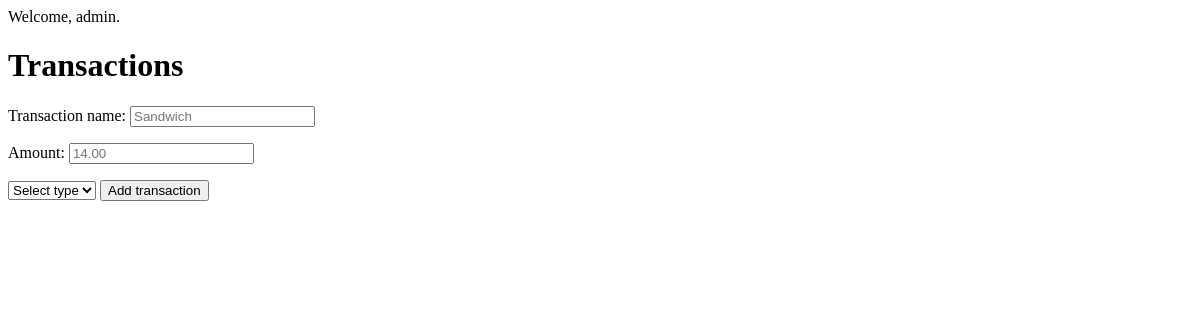
Page /dobox/dashboard/ (signed in) on the earlier database version.
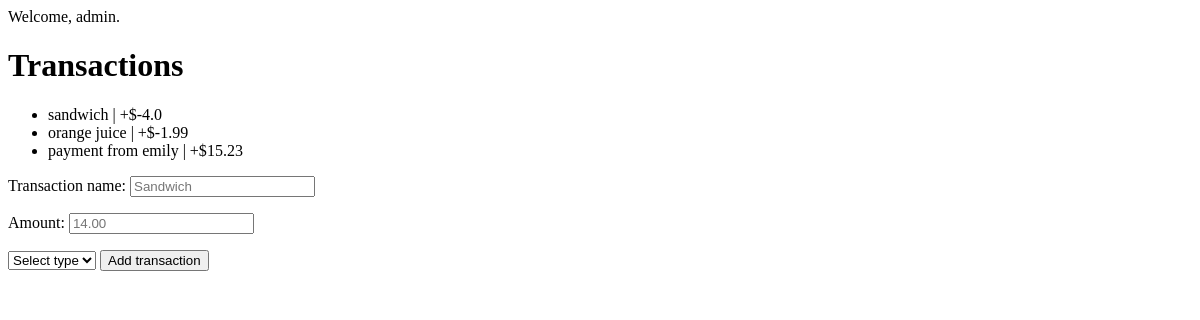
Same page on the later database version.
### dobox/models.py (models this page shows, shortened)
class Transaction(models.Model):
    user = models.ForeignKey(User, on_delete=models.CASCADE)
    transaction = models.CharField(max_length = 100)
    amount = models.FloatField(default=0.0)
    type = models.CharField(max_length=100, default="Spent")

### dobox/views.py (the view)
# urls.py: path('dashboard/', views.dash, name='dashboard'),
def dash(request):
    form = forms.AddTransForm()
    return render(request, 'dobox/dashboard.html', {'form': form})

### dobox/forms.py
class AddTransForm(forms.Form):
    transaction_name = forms.CharField(max_length=100, widget=forms.TextInput(attrs={'placeholder': 'Sandwich'}))
    amount = forms.FloatField(widget=forms.NumberInput(attrs={'placeholder':'14.00'}))

### dobox/templates/dobox/dashboard.html (shortened to what this page needs)
{% load static %}
{% if user.is_authenticated %}
    <p>Welcome, {{ user.username }}.</p>
    <h1>Transactions</h1>
    <ul class="transactions">
        {% for t in user.transaction_set.all %}
        <li>
            {% if t.type == "spendings" %}
                {{ t.transaction }} | <span class="spent">-${{ t.amount }}</span>
            {% else %}
                {{ t.transaction }} | <span class="earned">+${{ t.amount }}</span>
            {% endif %}
        </li>
        {% endfor %}
    </ul>
    <form method="post" class="trans-form" name="trans-form">
        {{ form.as_p }}
        <select name="trans-type" id="trans-type" required>
            <option value="">Select type</option>
        </select>
        <input type="submit" class="trans-submit" value="Add transaction">
    </form>
{% else %}
    <p>Welcome to dobox! <a href="{% url 'dobox:signin' %}">Please login.</a></p>
{% endif %}

Differences in the rows shown:
added Transaction: transaction "sandwich", amount "-4.0"
added Transaction: transaction "orange juice", amount "-1.99"
added Transaction: transaction "payment from emily", amount "15.23"
